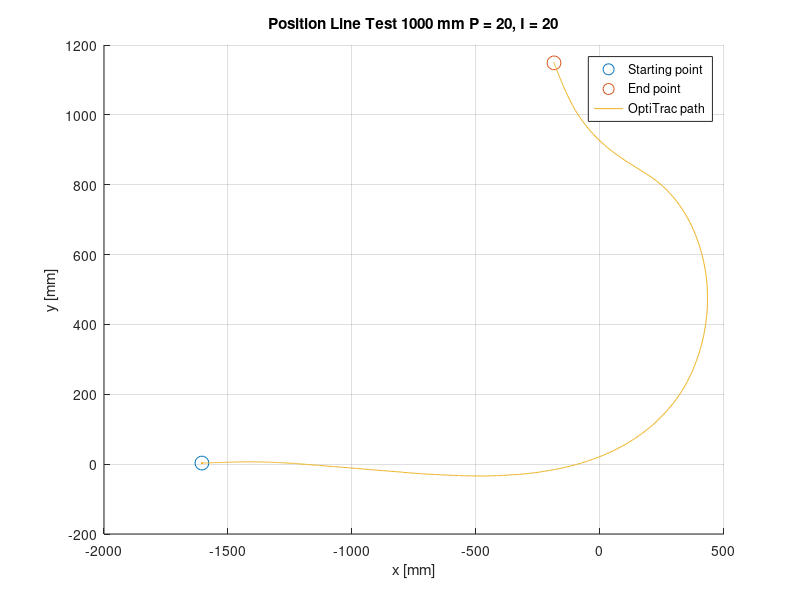

The MATLAB source for this figure:
fileID = fopen('P20_I20.txt','r');


tline=fgetl(fileID);
%headers = strsplit(tline,','); kan brukes for å fjerne headers (fjerner
%første linje

formatSpec = '%f%f%f%f%f%f%f%f';
datacell = textscan(fileID,formatSpec,'Delimiter',',');
time = datacell{2};
X = datacell{6};
Z = datacell{7};
Y = datacell{8};

figure(1);
hold on;
plot(X(1,1),Y(1,1),'o','MarkerSize',10);
plot(X(end,1),Y(end,1),'o','MarkerSize',10);
plot(X,Y);
grid on;
title('Position Line Test 1000 mm P = 20, I = 20');
xlabel('x [mm]');
ylabel('y [mm]');
legend('Starting point','End point','OptiTrac path');
hold off;
